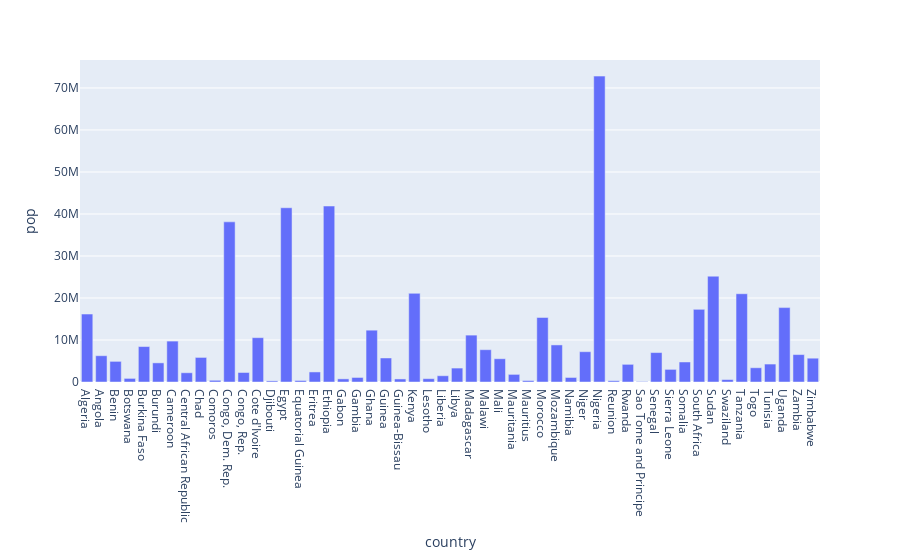

The notebook cell saved with this chart:
### Code cell
fig = px.bar(Pop_range_Africa, x="country", y="pop")
fig.show()

### Figure 1 — Plotly figure (JSON) as saved in the notebook; plotly's stock layout.template omitted (floating-point values rounded to 4 significant figures)
{"data": [{"alignmentgroup": "True", "hovertemplate": "country=%{x}<br>pop=%{y}<extra></extra>", "legendgroup": "", "marker": {"color": "#636efa"}, "name": "", "offsetgroup": "", "orientation": "v", "showlegend": false, "textposition": "auto", "type": "bar", "x": ["Algeria", "Angola", "Benin", "Botswana", "Burkina Faso", "Burundi", "Cameroon", "Central African Republic", "Chad", "Comoros", "Congo, Dem. Rep.", "Congo, Rep.", "Cote d'Ivoire", "Djibouti", "Egypt", "Equatorial Guinea", "Eritrea", "Ethiopia", "Gabon", "Gambia", "Ghana", "Guinea", "Guinea-Bissau", "Kenya", "Lesotho", "Liberia", "Libya", "Madagascar", "Malawi", "Mali", "Mauritania", "Mauritius", "Morocco", "Mozambique", "Namibia", "Niger", "Nigeria", "Reunion", "Rwanda", "Sao Tome and Principe", "Senegal", "Sierra Leone", "Somalia", "South Africa", "Sudan", "Swaziland", "Tanzania", "Togo", "Tunisia", "Uganda", "Zambia", "Zimbabwe"], "xaxis": "x", "y": [16180412, 6257801, 4910047, 857659, 8436629, 4556090, 9736428, 2201505, 5850547, 406221, 38125889, 2263841, 10553835, 267680, 41480680, 358526, 2393943, 41894088, 748500, 1080085, 12335245, 5720788, 726813, 21109773, 795248, 1490325, 3315131, 11160488, 7689833, 5540146, 1813377, 337857, 15360234, 8823788, 1078054, 7212779, 72821991, 305999, 4203516, 112783, 7006638, 3003665, 4765107, 17303690, 25187943, 581641, 21010075, 3392997, 4271097, 17712640, 6529485, 5669036], "yaxis": "y"}], "layout": {"barmode": "relative", "legend": {"tracegroupgap": 0}, "margin": {"t": 60}, "xaxis": {"anchor": "y", "domain": [0, 1], "title": {"text": "country"}}, "yaxis": {"anchor": "x", "domain": [0, 1], "title": {"text": "pop"}}}}
